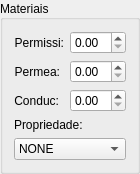
               <widget class="QGroupBox" name="groupBox_Material">
                <property name="sizePolicy">
                 <sizepolicy hsizetype="Preferred" vsizetype="Fixed">
                  <horstretch>0</horstretch>
                  <verstretch>0</verstretch>
                 </sizepolicy>
                </property>
                <property name="maximumSize">
                 <size>
                  <width>140</width>
                  <height>16777215</height>
                 </size>
                </property>
                <property name="layoutDirection">
                 <enum>Qt::LeftToRight</enum>
                </property>
                <property name="title">
                 <string>Materiais</string>
                </property>
                <property name="alignment">
                 <set>Qt::AlignLeading|Qt::AlignLeft|Qt::AlignVCenter</set>
                </property>
                <layout class="QFormLayout" name="formLayout">
                 <property name="fieldGrowthPolicy">
                  <enum>QFormLayout::AllNonFixedFieldsGrow</enum>
                 </property>
                 <item row="0" column="0">
                  <widget class="QLabel" name="label_48">
                   <property name="minimumSize">
                    <size>
                     <width>40</width>
                     <height>0</height>
                    </size>
                   </property>
                   <property name="text">
                    <string>Permissi:</string>
                   </property>
                   <property name="alignment">
                    <set>Qt::AlignRight|Qt::AlignTrailing|Qt::AlignVCenter</set>
                   </property>
                  </widget>
                 </item>
                 <item row="0" column="1">
                  <widget class="QDoubleSpinBox" name="permissividade">
                   <property name="singleStep">
                    <double>0.010000000000000</double>
                   </property>
                  </widget>
                 </item>
                 <item row="1" column="0">
                  <widget class="QLabel" name="label_49">
                   <property name="minimumSize">
                    <size>
                     <width>40</width>
                     <height>0</height>
                    </size>
                   </property>
                   <property name="text">
                    <string>Permea:</string>
                   </property>
                   <property name="alignment">
                    <set>Qt::AlignRight|Qt::AlignTrailing|Qt::AlignVCenter</set>
                   </property>
                  </widget>
                 </item>
                 <item row="1" column="1">
                  <widget class="QDoubleSpinBox" name="permeabilidade">
                   <property name="singleStep">
                    <double>0.010000000000000</double>
                   </property>
                  </widget>
                 </item>
                 <item row="2" column="0">
                  <widget class="QLabel" name="label_50">
                   <property name="text">
                    <string>Conduc:</string>
                   </property>
                   <property name="alignment">
                    <set>Qt::AlignRight|Qt::AlignTrailing|Qt::AlignVCenter</set>
                   </property>
                  </widget>
                 </item>
                 <item row="2" column="1">
                  <widget class="QDoubleSpinBox" name="condutibilidade">
                   <property name="singleStep">
                    <double>0.010000000000000</double>
                   </property>
                  </widget>
                 </item>
                 <item row="4" column="0" colspan="2">
                  <widget class="QComboBox" name="comboBox_Prop">
                   <item>
                    <property name="text">
                     <string>NONE</string>
                    </property>
                   </item>
                   <item>
                    <property name="text">
                     <string>Metal</string>
                    </property>
                   </item>
                   <item>
                    <property name="text">
                     <string>Medição</string>
                    </property>
                   </item>
                   <item>
                    <property name="text">
                     <string>Fonte</string>
                    </property>
                   </item>
                  </widget>
                 </item>
                 <item row="3" column="0" colspan="2">
                  <widget class="QLabel" name="label_5">
                   <property name="text">
                    <string>Propriedade:</string>
                   </property>
                  </widget>
                 </item>
                </layout>
               </widget>
